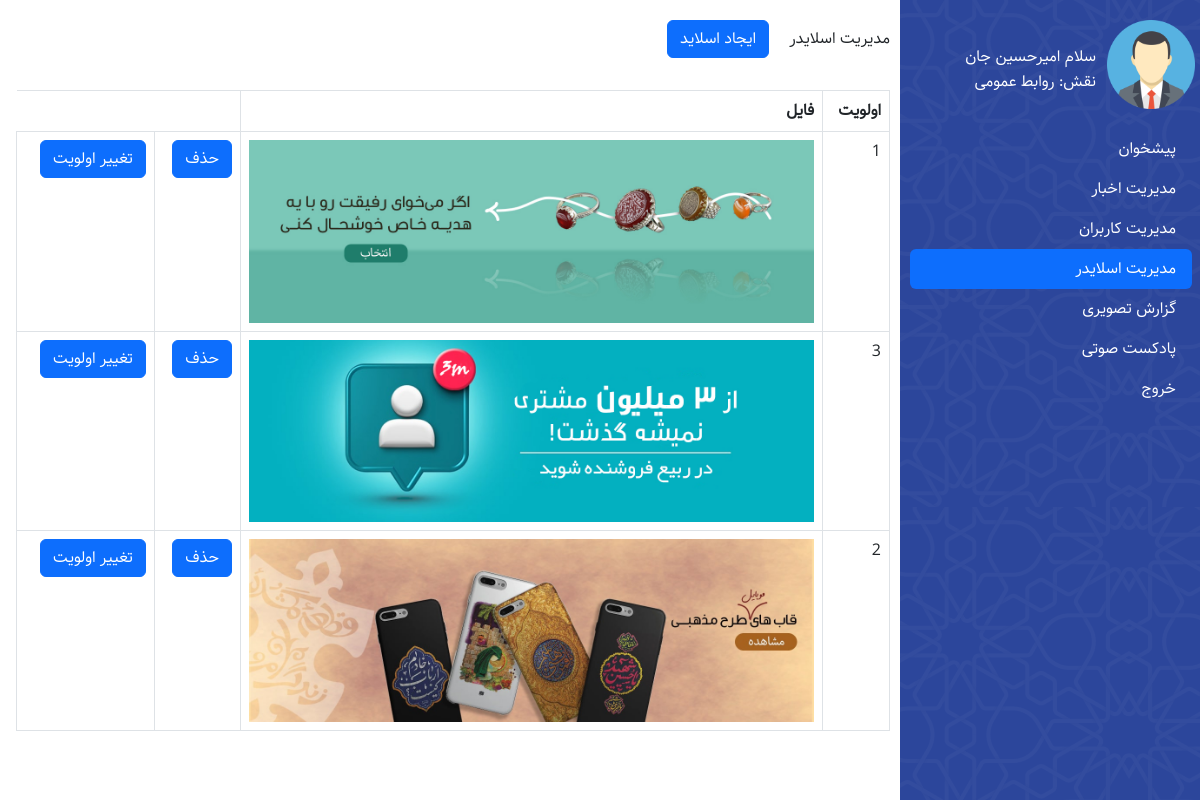
The page /panelslider.php (signed in) on the database its author committed.
### tables this page shows
CREATE TABLE `slider` (
  `slideid` int(11) NOT NULL,
  `image` varchar(255) NOT NULL,
  `pos` int(11) NOT NULL
);

### panelslider.php (the view, shortened to what this page needs)
<?php
if (isset($_SESSION['username']) && $_SESSION['username']) {
$conn = mysqli_connect('localhost','root','');
$query = mysqli_query($conn,'select * from slider');
}
else{
    header('location:login.php');
}
?>
<!DOCTYPE html>
<html lang="fa">
<head>
    <link rel="stylesheet" href="./style/panel.css">
    <link href="./bootstrap/bootstrap.min.css" rel="stylesheet">
</head>
<body>
<main>
    <aside>
        <div class="infouser">
            <img src="./images/User-Avatar-in-Suit-PNG.png" width="30%">
            <span class="username">سلام امیرحسین جان</span>
            <span class="userrole">نقش: روابط عمومی</span>
        </div>
        <ul class="nav nav-pills flex-column mb-auto">
            <li class="nav-item"><a class="nav-link text-white" href="./panel.php">پیشخوان</a></li>
            <li class="nav-item"><a class="nav-link text-white" href="./panelblog.php">مدیریت اخبار</a></li>
            <li class="nav-item"><a class="nav-link text-white" href="./paneluser.php">مدیریت کاربران</a></li>
            <li class="nav-item"><a class="nav-link active" href="./panelslider.php">مدیریت اسلایدر</a></li>
            <li class="nav-item"><a class="nav-link text-white" href="./paneltasviri.php">گزارش تصویری</a></li>
            <li class="nav-item"><a class="nav-link text-white" href="./panelpadcast.php">پادکست صوتی</a></li>
            <li class="nav-item"><a class="nav-link text-white" href="./logout.php">خروج</a></li>
        </ul>
    </aside>
    <section class="content">
        <p class="paneltitle">مدیریت اسلایدر</p>
        <a href="./newslider.php"><button type="button" class="btn btn-primary">ایجاد اسلاید</button></a>
        <div class="infoblogs">
            <table class="table table-bordered">
                <thead>
                    <th>اولویت</th>
                    <th>فایل</th>
                </thead>
                <tbody>
                <?php
                while($slider= mysqli_fetch_array($query,MYSQLI_ASSOC)){
                    echo '<tr>';
                    echo '<td>'.$slider['pos'].'</td>';
                    echo '<td class="col-8"><img src="'.$slider['image'].'" width="100%"></td>';
                    echo '<td><a href="deleteslider.php?id='.$slider['slideid'].'"><button type="submit" name="deleteslide" class="btn btn-primary">حذف</button></a></td>';
                    echo '<td><a href="editslider.php?id='.$slider['slideid'].'"><button type="submit" name="deleteslide" class="btn btn-primary">تغییر اولویت</button></a></td>';
                    echo '</tr>';
                }
                ?>
                </tbody>
            </table>
        </div>
    </section>
</main>
</body>
</html>

### style/panel.css (style rules this page uses)
:root { --aval: #2C469B; --narenji: #FF5722; }
* { padding: 0; margin: 0; box-sizing: border-box; font-family: 'Samim'; }
body { direction: rtl; }
main { display: flex; position: relative; }
main aside { width: 300px; height: 100vh; position: fixed; right: 0; top: 0; background-image: url(../images/Frame-757.png); background-color: #2C469B; padding-top: 20px; }
main .content { width: 100%; padding-right: 310px; padding-top: 20px; }
.infouser { padding-right: 5px; }
.infouser span { color: #fff; }
span.username { position: absolute; top: 45px; right: 104px; }
span.userrole { position: absolute; top: 70px; right: 104px; }
ul.nav.nav-pills.flex-column.mb-auto { margin-top: 20px; margin-left: 10px; margin-right: 8px; }
.paneltitle { display: inline; margin-left: 1rem; }
.infoblogs { margin-top: 2rem; }
.infoblogs { margin-left: 1rem; }

### rows shown on the page
slider: pos "1", image (picture)
slider: pos "3", image (picture)
slider: pos "2", image (picture)
